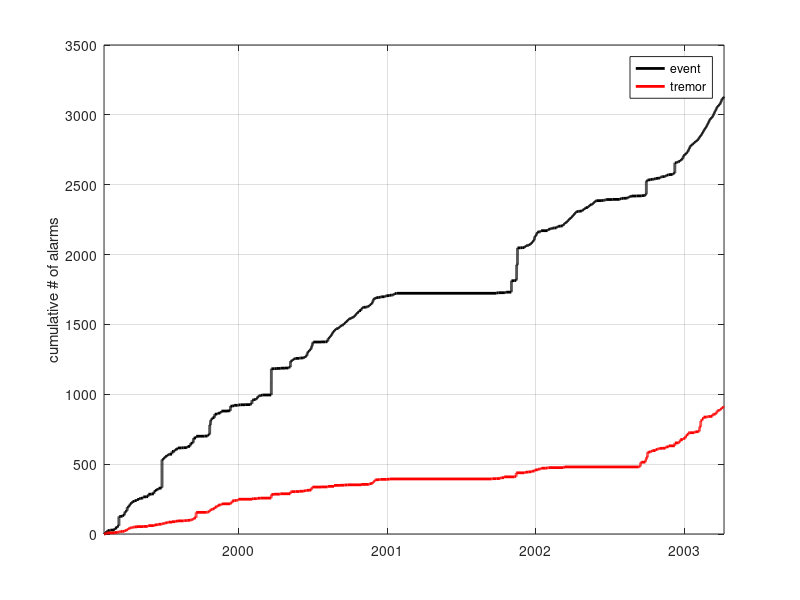

Source code (MATLAB):
function histogram_rsam_alarms();
% Author: Glenn Thompson 2001
% Description: Plots a histogram of rsam event and tremor alarms
% Usage: histogram_rsam_alarms(snum,enum);
% binsize = bin size in number of days

load rsam_alarms.mat
close all;
figure;

% event alarms
% i=find(dnum_e>snum & dnum_e<enum);
% dnum_e=dnum_e(i);
%y=ones(length(dnum_e),1);
%[t,y]=bindata(dnum_e,y,binsize);
%bar(t,y);
counts_e=1:length(dnum_e);
snum=floor(min(dnum_e));
enum=ceil(max(dnum_e));
figure
stairs([snum dnum_e],[0 counts_e],'k-','LineWidth',2);
datetick('x')
hold on
set(gca,'XLim',[snum enum]);
grid;
%title(['RSAM event alarms']);
ylabel('cumulative # of alarms');

        
%         fout1=fopen('C:\earthworm\html\alarms\latest_RSAM_EVENT_alarms.html','w');
%         fprintf(fout1,'<html><title>Latest RSAM EVENT alarms</title>\n');
%         fprintf(fout1,'<table border=1>\n<tr><td>Time</td></tr>');
%         for alarmnum=1:length(dnum_e)
%             fprintf(fout1,'<tr><td>%s</td></tr>\n',datestr(dnum_e(alarmnum),31));
%         end
%         fprintf(fout1,'</table></html>\n');
%         fclose(fout1);

% tremor alarms
j=find(dnum_t>snum & dnum_t<enum);
dnum_t=dnum_t(j);
%y=ones(length(dnum_t),1);
%[t,y]=bindata(dnum_t,y,binsize);
%bar(t,y);
counts_t=1:length(dnum_t);
%subplot(2,1,2),
stairs([snum dnum_t],[0 counts_t],'r-','LineWidth',2);
datetick('x')
set(gca,'XLim',[snum enum]);
grid on;
%title(['RSAM tremor alarms']);
%xlabel(sprintf('Last updated at %s',datestr(now,31)));
ylabel('cumulative # of alarms');
legend({'event';'tremor'})

%         fout1=fopen('C:\earthworm\html\alarms\latest_RSAM_TREMOR_alarms.html','w');
%         fprintf(fout1,'<html><title>Latest RSAM TREMOR alarms</title>\n');
%         fprintf(fout1,'<table border=1>\n<tr><td>Time</td></tr>');
%         for alarmnum=1:length(dnum_t)
%             fprintf(fout1,'<tr><td>%s</td></tr>\n',datestr(dnum_t(alarmnum),31));
%         end
%         fprintf(fout1,'</table></html>\n');
%         fclose(fout1);
%%
print -dpng -f2 rsam_alarms.png
        
        